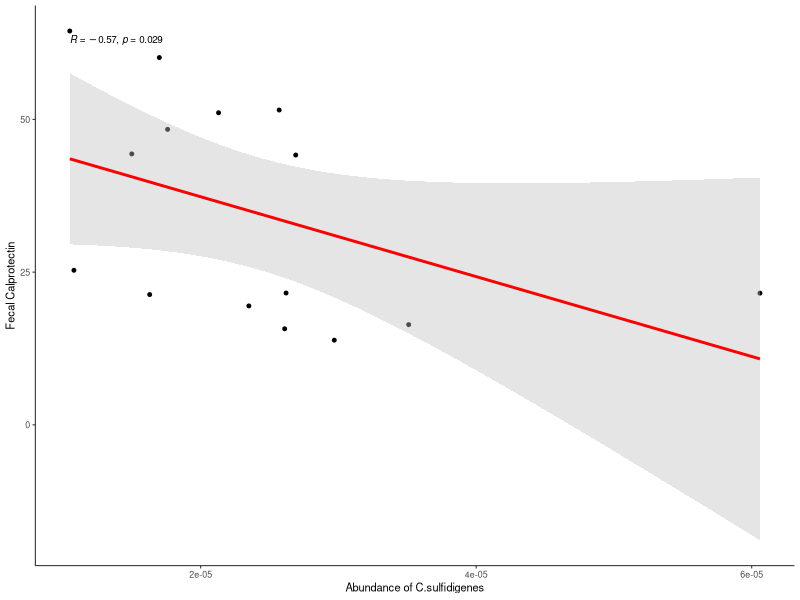
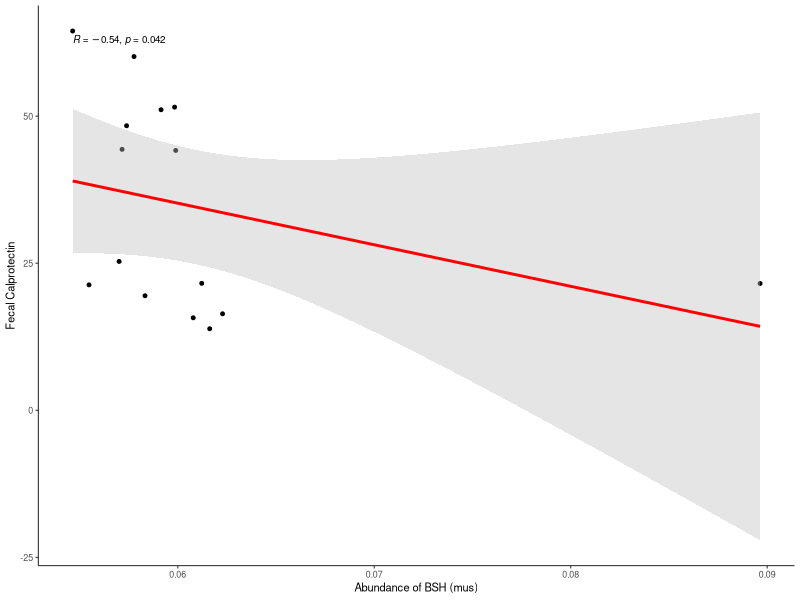
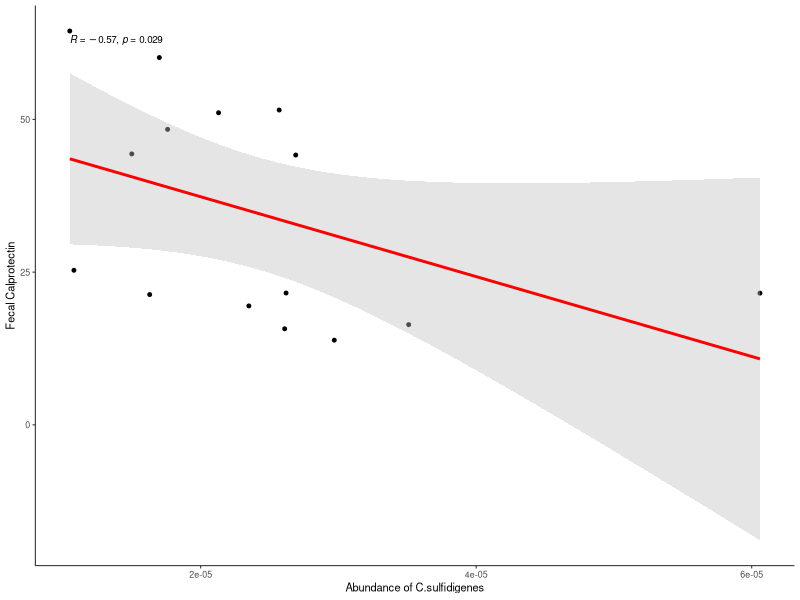
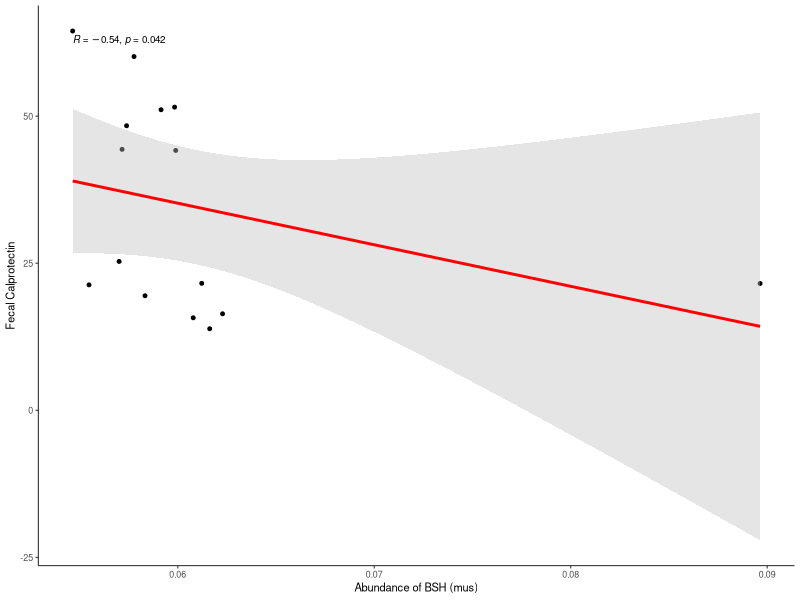

Source code (R) for these figures, in order:
setwd("path")

library(ggplot2)
library(ggpubr)
library(dplyr)
library(tidyr)
data=read.csv("./tax_cal.csv",sep = "\t")
p=ggscatter(data, 
            x = "s__Clostridium_sulfidigenes", y = "Fecal_Calprotectin",
            color = "black",
            add = "reg.line", 
            conf.int = TRUE,
            add.params = list( color = "red",fill = "grey",fill = "grey"),
            cor.coef = T,
            size = 1,
            cor.coef.size = 2.5,
            cor.coeff.args = list(),
            cor.method = "spearman",
            repel=T)+
  labs(y="Fecal Calprotectin",x="Abundance of C.sulfidigenes")+
  theme_bw(base_size = 8)+
  theme(
    panel.border = element_blank(),
    axis.line = element_line(colour = "black",size = 0.3),
    panel.grid = element_blank(),
    legend.position = "none",
    plot.title = element_text(hjust = 0.5))

p

ggsave("Cs_calprotectin_correlation.pdf",
       p, width = 4/2.53, height = 4/2.53)



p1=ggscatter(data, 
            x = "BSH", y = "Fecal_Calprotectin",
            color = "black",
            add = "reg.line", 
            conf.int = TRUE,
            add.params = list( color = "red",fill = "grey",fill = "grey"),
            cor.coef = T,
            size = 1,
            cor.coef.size = 2.5,
            cor.coeff.args = list(),
            cor.method = "spearman",
            repel=T)+
  labs(y="Fecal Calprotectin",x="Abundance of BSH (mus)")+
  theme_bw(base_size = 8)+
  theme(
    panel.border = element_blank(),
    axis.line = element_line(colour = "black",size = 0.3),
    panel.grid = element_blank(),
    legend.position = "none",
    plot.title = element_text(hjust = 0.5))

p1

ggsave("BSH_calprotectin_correlation.pdf",
       p1, width = 4/2.53, height = 4/2.53)
